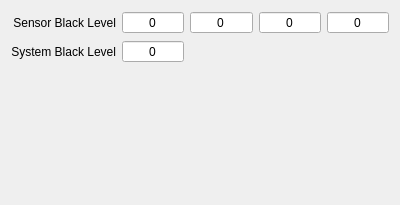
<?xml version="1.0" encoding="UTF-8"?>
<ui version="4.0">
 <class>BLC</class>
 <widget class="QWidget" name="BLC">
  <property name="geometry">
   <rect>
    <x>0</x>
    <y>0</y>
    <width>400</width>
    <height>205</height>
   </rect>
  </property>
  <property name="windowTitle">
   <string>BLC</string>
  </property>
  <layout class="QGridLayout" name="gridLayout">
   <item row="0" column="4">
    <widget class="QSpinBox" name="sensorBlackLevel3_sb">
     <property name="alignment">
      <set>Qt::AlignCenter</set>
     </property>
     <property name="buttonSymbols">
      <enum>QAbstractSpinBox::NoButtons</enum>
     </property>
    </widget>
   </item>
   <item row="0" column="2">
    <widget class="QSpinBox" name="sensorBlackLevel1_sb">
     <property name="alignment">
      <set>Qt::AlignCenter</set>
     </property>
     <property name="buttonSymbols">
      <enum>QAbstractSpinBox::NoButtons</enum>
     </property>
    </widget>
   </item>
   <item row="0" column="1">
    <widget class="QSpinBox" name="sensorBlackLevel0_sb">
     <property name="alignment">
      <set>Qt::AlignCenter</set>
     </property>
     <property name="buttonSymbols">
      <enum>QAbstractSpinBox::NoButtons</enum>
     </property>
    </widget>
   </item>
   <item row="0" column="0">
    <widget class="QLabel" name="label">
     <property name="text">
      <string>Sensor Black Level</string>
     </property>
     <property name="alignment">
      <set>Qt::AlignRight|Qt::AlignTrailing|Qt::AlignVCenter</set>
     </property>
    </widget>
   </item>
   <item row="1" column="0">
    <widget class="QLabel" name="label_2">
     <property name="text">
      <string>System Black Level</string>
     </property>
     <property name="alignment">
      <set>Qt::AlignRight|Qt::AlignTrailing|Qt::AlignVCenter</set>
     </property>
    </widget>
   </item>
   <item row="1" column="1">
    <widget class="QSpinBox" name="systemBlackLevel_sb">
     <property name="alignment">
      <set>Qt::AlignCenter</set>
     </property>
     <property name="buttonSymbols">
      <enum>QAbstractSpinBox::NoButtons</enum>
     </property>
    </widget>
   </item>
   <item row="0" column="3">
    <widget class="QSpinBox" name="sensorBlackLevel2_sb">
     <property name="alignment">
      <set>Qt::AlignCenter</set>
     </property>
     <property name="buttonSymbols">
      <enum>QAbstractSpinBox::NoButtons</enum>
     </property>
    </widget>
   </item>
   <item row="2" column="0" colspan="5">
    <spacer name="verticalSpacer">
     <property name="orientation">
      <enum>Qt::Vertical</enum>
     </property>
     <property name="sizeHint" stdset="0">
      <size>
       <width>20</width>
       <height>40</height>
      </size>
     </property>
    </spacer>
   </item>
  </layout>
 </widget>
 <tabstops>
  <tabstop>sensorBlackLevel0_sb</tabstop>
  <tabstop>sensorBlackLevel1_sb</tabstop>
  <tabstop>sensorBlackLevel2_sb</tabstop>
  <tabstop>sensorBlackLevel3_sb</tabstop>
  <tabstop>systemBlackLevel_sb</tabstop>
 </tabstops>
 <resources/>
 <connections/>
</ui>
